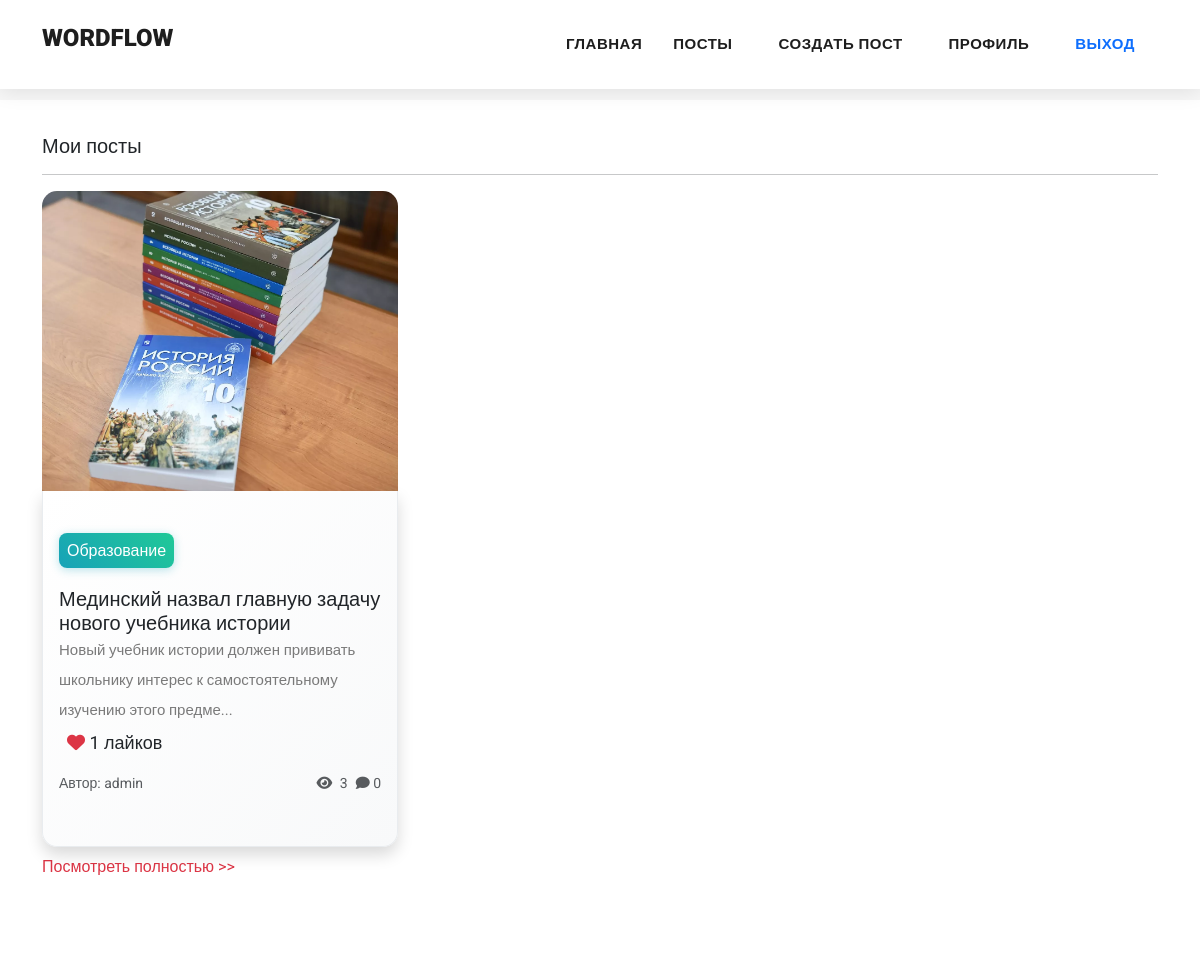
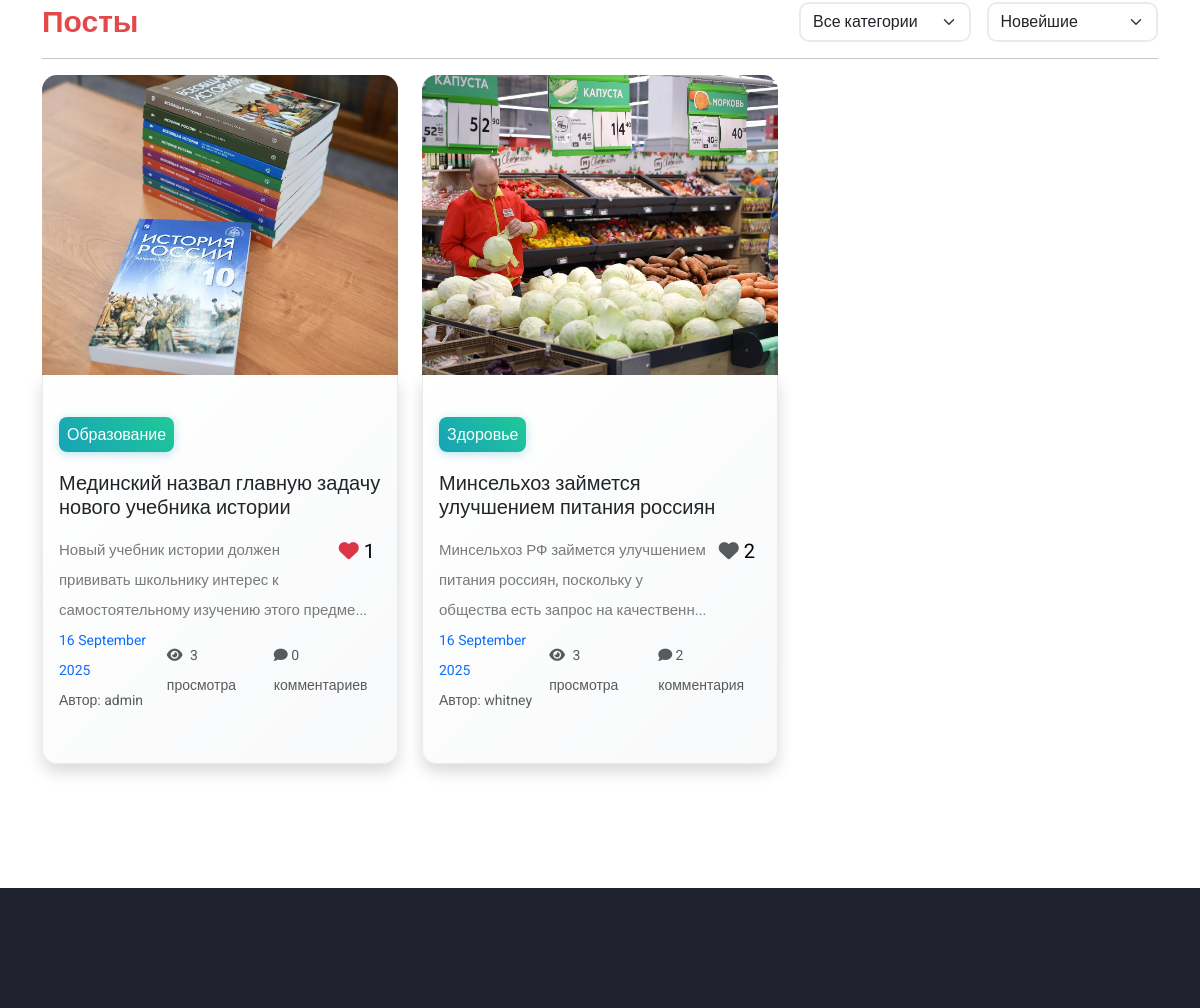
The app's page / (signed in) with its own data (2 pictures, top to bottom).
### wordflow/models.py (models this page shows, shortened)
class Post(models.Model):
    postname = models.CharField(max_length=600)
    category = models.CharField(max_length=600)  # Временно оставляем как CharField
    category_obj = models.ForeignKey(Category, on_delete=models.SET_NULL, null=True, blank=True)  # Новое поле для связи
    image = models.ImageField(upload_to='images/posts', blank=False, null=False)
    content = RichTextField()
    time = models.CharField(default=time, max_length=100, blank=True)
    likes = models.IntegerField(null=True, blank=True, default=0)
    views = models.IntegerField(default=0)  # Общее количество просмотров
    user = models.ForeignKey(User, on_delete=models.CASCADE, related_name='authored_posts')
    editors = models.ManyToManyField(User, through='PostEditor', through_fields=('post', 'user'), related_name='editable_posts', blank=True)
    viewed_by = models.ManyToManyField(User, through='PostView', related_name='viewed_posts')
    liked_by = models.ManyToManyField(User, through='PostLike', related_name='liked_posts')
    @staticmethod
    def can_create_posts(user):
        if not user.is_authenticated:
            return False
        from .models import GlobalEditor
        try:
            is_global_editor = GlobalEditor.objects.filter(user=user, is_active=True).exists()
        except:
            is_global_editor = False
        return (user.is_superuser or
                is_global_editor or
                user.editable_posts.exists() or
                user.authored_posts.exists())
    def get_category_name(self):
        if self.category_obj:
            return self.category_obj.name
        return self.category or "Без категории"

class Category(models.Model):
    name = models.CharField(max_length=100, unique=True)
    description = models.TextField(blank=True, null=True)
    created_at = models.DateTimeField(auto_now_add=True)
    class Meta:
        verbose_name_plural = "Categories"
        ordering = ['name']

### wordflow/views.py (the view, shortened to what this page needs)
# urls.py: path("",views.index,name="index"),
def index(request):
    from .models import Category, Comment
    from django.db.models import Count
    from django.core.paginator import Paginator
    sort_by = request.GET.get('sort', 'newest')
    category_filter = request.GET.get('category')
    page_number = request.GET.get('page', 1)
    print(f"DEBUG INDEX: All GET parameters: {dict(request.GET)}")
    print(f"DEBUG INDEX: sort_by = '{sort_by}'")
    print(f"DEBUG INDEX: category_filter = '{category_filter}'")
    print(f"DEBUG INDEX: page_number = '{page_number}'")
    user_posts = Post.objects.filter(user_id=request.user.id).order_by("-id") if request.user.is_authenticated else Post.objects.none()
    main_posts = Post.objects.all()
    print(f"DEBUG INDEX: Applying sorting: {sort_by}")
    if sort_by == 'likes':
        main_posts = main_posts.annotate(num_likes=Count('liked_by', distinct=True)).order_by('-num_likes', '-id')
        print(f"DEBUG INDEX: Sorted by likes")
    elif sort_by == 'views':
        main_posts = main_posts.order_by('-views', '-id')
        print(f"DEBUG INDEX: Sorted by views")
    elif sort_by == 'comments':
        main_posts = main_posts.annotate(num_comments=Count('comment', distinct=True)).order_by('-num_comments', '-id')
        print(f"DEBUG INDEX: Sorted by comments - found {main_posts.count()} posts")
    else:  # newest
        main_posts = main_posts.order_by('-id')
        print(f"DEBUG INDEX: Sorted by newest (default)")
    print(f"DEBUG INDEX: Final posts count: {main_posts.count()}")
    paginator = Paginator(main_posts, 12)
    page_obj = paginator.get_page(page_number)
    return render(request, "index.html", {
        'posts': user_posts[:3],
        'top_posts': page_obj,
        'page_obj': page_obj,
        'categories': Category.objects.all(),
        'current_sort': sort_by,
        'current_category': category_filter,
        'user': request.user,
        'media_url': settings.MEDIA_URL
    })

### wordflow/templatetags/post_extras.py (called while the page is built)
@register.filter
def is_liked_by(post, user):
    if user.is_authenticated:
        return post.liked_by.filter(id=user.id).exists()
    return False

@register.filter
def comment_count(post):
    return Comment.objects.filter(post=post).count()

@register.filter
def comment_count_text(post):
    count = Comment.objects.filter(post=post).count()
    return pluralize_russian(count, 'комментарий', 'комментария', 'комментариев')

@register.filter
def views_count_text(views):
    return pluralize_russian(views, 'просмотр', 'просмотра', 'просмотров')

@register.filter
def can_create_posts(user):
    from ..models import Post
    return Post.can_create_posts(user)

def pluralize_russian(count, form1, form2, form5):
    if count % 10 == 1 and count % 100 != 11:
        return f"{count} {form1}"
    elif 2 <= count % 10 <= 4 and (count % 100 < 10 or count % 100 >= 20):
        return f"{count} {form2}"
    else:
        return f"{count} {form5}"

### templates/index.html (shortened to what this page needs)
{% load static %}
{% load post_extras %}
<!DOCTYPE html>
<html lang="en">
<head>
  <link href="https://cdn.jsdelivr.net/npm/bootstrap@5.3.0-alpha3/dist/css/bootstrap.min.css" rel="stylesheet"
>
  <link href="{% static 'vendor/bootstrap/css/bootstrap.min.css' %}" rel="stylesheet">
  <link href="https://cdn.jsdelivr.net/npm/bootstrap@5.3.1/dist/css/bootstrap.min.css" rel="stylesheet"
>
</head>
<link rel="stylesheet" href="{% static 'assets/css/fontawesome.css' %}">
<link rel="stylesheet" href="https://cdnjs.cloudflare.com/ajax/libs/font-awesome/6.4.2/css/all.min.css">
<link rel="stylesheet" href="{% static 'assets/css/templatemo-stand-blog.css' %}">
<link rel="stylesheet" href="{% static 'assets/css/owl.css' %}">
<link rel="stylesheet" href="{% static 'assets/css/styles.css' %}">
</head>
<body>
  {%include 'header.html'%}
  {% if user.is_authenticated %}
  <div class="container mt-5">
    <h5>Мои посты</h5>
    <hr>
    <div class="row row-cols-lg-3 row-cols-md-2 row-cols-1" class="blog-posts">
      {% for post in posts %}
      <div class="col col-lg-4 col-md-6 col-12 mb-2 blog-post" onclick="window.location.href='{% url 'post' post.id %}'" style="cursor: pointer;">
        <img src="{{media_url}}{{post.image}}" alt="" width="100%" height="300px">
        <div class=" px-3 py-5 shadow">
        <div class="text-decoration-none text-dark">
          <span class="text-white bg-info text-center rounded-3 mt-5" style="padding: 8px;">{{post.category}}</span>
          <h5 class="mt-4">{{post.postname}}</h5>
        </div>
        <p>{{post.content|safe|slice:"0:100"}}...</p>
        {% if user.is_authenticated %}
        <form method="post" action="{% url 'toggle_like' post.id %}" class="like-form mb-2" data-post-id="{{post.id}}" onclick="event.stopPropagation();">
          <button class="btn btn-sm like-btn" type="submit"
            style="border: none; background: transparent; font-size: 18px;"
            title="{%if post|is_liked_by:user%}Убрать лайк{%else%}Поставить лайк{%endif%}">
            <i class="fa fa-heart {% if post|is_liked_by:user %}text-danger{% else %}text-muted{% endif %}"></i>
            <span class="likes-count">{{post.likes}}</span> лайков
          </button>
        </form>
        {% else %}
        <div class="mb-2" style="font-size: 18px; color: #6c757d;">
          <i class="fa fa-heart text-muted"></i>
          <span>{{post.likes}}</span> лайков
        </div>
        {% endif %}
        <div class="d-flex justify-content-between align-items-center">
          <div>
            <p class="small text-muted mb-0">Автор: {{ post.user.username }}</p>
          </div>
          <div class="d-flex align-items-center gap-2">
            <p class="small text-muted mb-0"><span class="view-icon"><i class="fas fa-eye"></i><noscript>👁</noscript></span> {{post.views}}</p>
            <p class="small text-muted mb-0"><i class="fa fa-comment"></i> {{post|comment_count}}</p>
          </div>
        </div>
      </div>
    </div>
    {% endfor %}
  </div>
  <a class="text-danger text-decoration-none" href="{% url 'profile' user.id %}" style="cursor:pointer;">Посмотреть полностью
    >></a>
  </div>
  {% endif %}
  <section class="blog-posts">
    <div class="container">
      <div class="d-flex justify-content-between align-items-center mb-3">
        <h3 class="mb-0" style="color: rgb(227, 73, 73); font-size: 30px; font-weight: bold;">Посты</h3>
        <form method="GET" action="{% url 'index' %}" class="d-flex gap-3" id="filterForm">
          <select class="form-select" name="category" onchange="submitWithScroll()">
            <option value="">Все категории</option>
          </select>
          <select class="form-select" name="sort" onchange="submitWithScroll()">
            <option value="newest" {% if current_sort == "newest" %}selected{% endif %}>Новейшие</option>
          </select>
        </form>
      </div>
      <hr>
      <div class="row">
        <div class="col-lg-12">
          <div class="all-blog-posts">
            <div class="row">
              {% for post in top_posts %}
              <div class="col-lg-4 col-md-6 col-sm-6 col-12 mb-4 blog-post" onclick="window.location.href='{% url 'post' post.id %}'" style="cursor: pointer;">
                <img src="{{media_url}}{{post.image}}" alt="" class="img-fluid" width="100%">
                <div class="px-3 py-5 shadow">
                  <div class="text-decoration-none text-dark mb-3">
                    <span class="text-white bg-info text-center rounded-3 mt-5"
                      style="padding: 8px;">{{post.get_category_name}}</span>
                    <h5 class="mt-4">{{post.postname}}</h5>
                  </div>
                  {% if user.is_authenticated %}
                  <form method="post" action="{% url 'toggle_like' post.id %}" class="like-form" data-post-id="{{post.id}}" onclick="event.stopPropagation();">
                    <button class="float-right small like-btn" type="submit"
                      style="border: none; background: transparent; font-size: 20px;"
                      title="{%if post|is_liked_by:user%}Убрать лайк{%else%}Поставить лайк{%endif%}">
                      <i class="fa fa-heart {% if post|is_liked_by:user %}text-danger{% else %}text-muted{% endif %}"></i>
                      <span class="likes-count">{{post.likes}}</span>
                    </button>
                  </form>
                  {% else %}
                  <div class="float-right small" style="font-size: 20px; color: #6c757d;">
                    <i class="fa fa-heart text-muted"></i>
                    <span>{{post.likes}}</span>
                  </div>
                  {% endif %}
                  <p class="mt-2">{{post.content|safe|slice:"0:100"}}...</p>
                  <div class="d-flex justify-content-between align-items-center">
                    <div>
                      <p class="small text-primary mb-0">{{post.time}} </p>
                      <p class="small text-muted mb-0">Автор: {{ post.user.username }}</p>
                    </div>
                    <div class="d-flex align-items-center gap-3">
                      <p class="small text-muted mb-0"><span class="view-icon"><i class="fas fa-eye"></i><noscript>👁</noscript></span> {{post.views|views_count_text}}</p>
                      <p class="small text-muted mb-0"><i class="fa fa-comment"></i> {{post|comment_count_text}}</p>
                    </div>
                  </div>
                </div>
              </div>
              {% endfor %}
            </div>
          </div>
        </div>
      </div>
    </div>
  </section>
  {% include 'footer.html' %}
</body>
</html>

### static/assets/css/templatemo-stand-blog.css (style rules this page uses)
body { font-family: 'Roboto', sans-serif; overflow-x: hidden; text-rendering: optimizeLegibility; -webkit-font-smoothing: antialiased; -moz-osx-font-smoothing: grayscale; }
p { margin-bottom: 0px; font-size: 15px; font-weight: 400; color: #7a7a7a; line-height: 30px; }
a { text-decoration: none!important; }
h1,h2,h3,h4,h5,h6 { margin: 0px; }
.blog-posts { margin-top: 100px; }
.blog-posts .blog-post { margin-bottom: 30px; }

### static/assets/css/styles.css (style rules this page uses)
.blog-posts .blog-post img, .blog-post img { height: 300px; }

### templates/index.html (style rules this page uses)
.view-icon i { margin-right: 4px; color: inherit; }
.blog-post { transition: all 0.3s ease; cursor: pointer; }
.blog-post img { transition: all 0.3s ease; border-radius: 15px 15px 0 0; object-fit: cover; }
.blog-post .shadow { border-radius: 0 0 15px 15px; background: linear-gradient(135deg, #ffffff 0%, #f8f9fa 100%); border: 1px solid #e9ecef; border-top: none; transition: all 0.3s ease; }
.like-btn { transition: all 0.2s ease; }
body { opacity: 0; animation: fadeIn 0.5s ease-in forwards; }
h3, h5 { transition: color 0.3s ease; }
.blog-post .bg-info { background: linear-gradient(45deg, #17a2b8, #20c997) !important; transition: all 0.3s ease; box-shadow: 0 2px 10px rgba(23, 162, 184, 0.3); }
.form-select { transition: all 0.3s ease; border-radius: 10px; border: 2px solid #e9ecef; }
a { transition: all 0.3s ease; }
.blog-post::before { content: ''; position: absolute; top: 0; left: 0; right: 0; bottom: 0; background: linear-gradient(45deg, transparent, rgba(0, 123, 255, 0.05)); opacity: 0; transition: opacity 0.3s ease; border-radius: 15px; z-index: -1; }
.blog-posts { position: relative; }
.all-blog-posts .row { gap: 20px 0; }

### records on screen
Post: image (picture), category "Образование", postname "Мединский назвал главную задачу нового учебника истории", content "Новый учебник истории должен прививать школьнику интерес к самостоятельному изучению этого предме", likes "1", user.username "admin", views "3", id "0", get_category_name "Образование", time "16 September 2025", views|views_count_text "3 просмотра", id "0 комментариев"
Post: image (picture), get_category_name "Здоровье", postname "Минсельхоз займется улучшением питания россиян", likes "2", content "Минсельхоз РФ займется улучшением питания россиян, поскольку у общества есть запрос на качественн", time "16 September 2025", user.username "whitney", views|views_count_text "3 просмотра", id "2 комментария"
